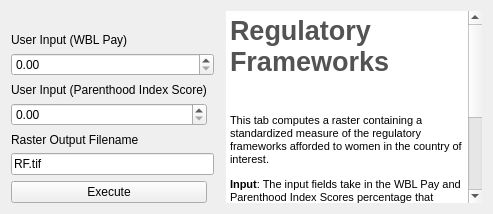
         <widget class="QWidget" name="tab_14">
          <attribute name="title">
           <string>Regulatory Frameworks</string>
          </attribute>
          <layout class="QGridLayout" name="gridLayout_6">
           <item row="0" column="3" rowspan="8">
            <widget class="QTextEdit" name="textEdit_6">
             <property name="enabled">
              <bool>true</bool>
             </property>
             <property name="frameShape">
              <enum>QFrame::NoFrame</enum>
             </property>
             <property name="readOnly">
              <bool>true</bool>
             </property>
             <property name="html">
              <string>&lt;!DOCTYPE HTML PUBLIC &quot;-//W3C//DTD HTML 4.0//EN&quot; &quot;http://www.w3.org/TR/REC-html40/strict.dtd&quot;&gt;
&lt;html&gt;&lt;head&gt;&lt;meta name=&quot;qrichtext&quot; content=&quot;1&quot; /&gt;&lt;style type=&quot;text/css&quot;&gt;
p, li { white-space: pre-wrap; }
&lt;/style&gt;&lt;/head&gt;&lt;body style=&quot; font-family:'MS Shell Dlg 2'; font-size:8.25pt; font-weight:400; font-style:normal;&quot;&gt;
&lt;p style=&quot; margin-top:12px; margin-bottom:12px; margin-left:0px; margin-right:0px; -qt-block-indent:0; text-indent:0px;&quot;&gt;&lt;span style=&quot; font-size:20pt; font-weight:600; color:#535353;&quot;&gt;Regulatory Frameworks&lt;/span&gt;&lt;/p&gt;
&lt;p style=&quot;-qt-paragraph-type:empty; margin-top:12px; margin-bottom:12px; margin-left:0px; margin-right:0px; -qt-block-indent:0; text-indent:0px; font-size:8pt; font-weight:600; color:#535353;&quot;&gt;&lt;br /&gt;&lt;/p&gt;
&lt;p style=&quot; margin-top:12px; margin-bottom:12px; margin-left:0px; margin-right:0px; -qt-block-indent:0; text-indent:0px;&quot;&gt;&lt;span style=&quot; font-size:8pt;&quot;&gt;This tab computes a raster containing a standardized measure of the regulatory frameworks afforded to women in the country of interest. &lt;/span&gt;&lt;/p&gt;
&lt;p style=&quot; margin-top:12px; margin-bottom:12px; margin-left:0px; margin-right:0px; -qt-block-indent:0; text-indent:0px;&quot;&gt;&lt;span style=&quot; font-size:8pt; font-weight:600;&quot;&gt;Input&lt;/span&gt;&lt;span style=&quot; font-size:8pt;&quot;&gt;: The input fields take in the WBL Pay and Parenthood Index Scores percentage that represents the level of protective policies afforded to women. The calculation of this percentage is described in detail in the methodological framework document. &lt;/span&gt;&lt;/p&gt;
&lt;p style=&quot; margin-top:12px; margin-bottom:12px; margin-left:0px; margin-right:0px; -qt-block-indent:0; text-indent:0px;&quot;&gt;&lt;span style=&quot; font-size:8pt; font-weight:600;&quot;&gt;Output&lt;/span&gt;&lt;span style=&quot; font-size:8pt;&quot;&gt;: A raster file containing values ranging from 0 to 5 is saved to the output directory. A value of 5 indicates areas with a high level of protective policies afforded to women, whereas a value of 0 indicates areas where no protective policies are afforded to women. &lt;/span&gt;&lt;/p&gt;&lt;/body&gt;&lt;/html&gt;</string>
             </property>
            </widget>
           </item>
           <item row="4" column="0">
            <widget class="QDoubleSpinBox" name="RF_User_Value_Input_2">
             <property name="maximum">
              <double>100.000000000000000</double>
             </property>
            </widget>
           </item>
           <item row="1" column="0">
            <widget class="QLabel" name="label">
             <property name="maximumSize">
              <size>
               <width>16777215</width>
               <height>50</height>
              </size>
             </property>
             <property name="text">
              <string>User Input (WBL Pay)</string>
             </property>
            </widget>
           </item>
           <item row="7" column="1" colspan="2">
            <widget class="QLabel" name="RF_status">
             <property name="text">
              <string/>
             </property>
            </widget>
           </item>
           <item row="3" column="0">
            <widget class="QLabel" name="label_4">
             <property name="maximumSize">
              <size>
               <width>16777215</width>
               <height>50</height>
              </size>
             </property>
             <property name="text">
              <string>User Input (Parenthood Index Score)</string>
             </property>
            </widget>
           </item>
           <item row="5" column="0" colspan="2">
            <widget class="QLabel" name="label_24">
             <property name="maximumSize">
              <size>
               <width>16777215</width>
               <height>50</height>
              </size>
             </property>
             <property name="text">
              <string>Raster Output Filename</string>
             </property>
            </widget>
           </item>
           <item row="2" column="0" colspan="2">
            <widget class="QDoubleSpinBox" name="RF_User_Value_Input">
             <property name="maximum">
              <double>100.000000000000000</double>
             </property>
            </widget>
           </item>
           <item row="7" column="0">
            <widget class="QPushButton" name="RF_Execute_PB">
             <property name="text">
              <string>Execute</string>
             </property>
            </widget>
           </item>
           <item row="6" column="0" colspan="2">
            <widget class="QgsFilterLineEdit" name="RF_Output_Field">
             <property name="text">
              <string>RF.tif</string>
             </property>
             <property name="qgisRelation" stdset="0">
              <string notr="true"/>
             </property>
            </widget>
           </item>
          </layout>
         </widget>
